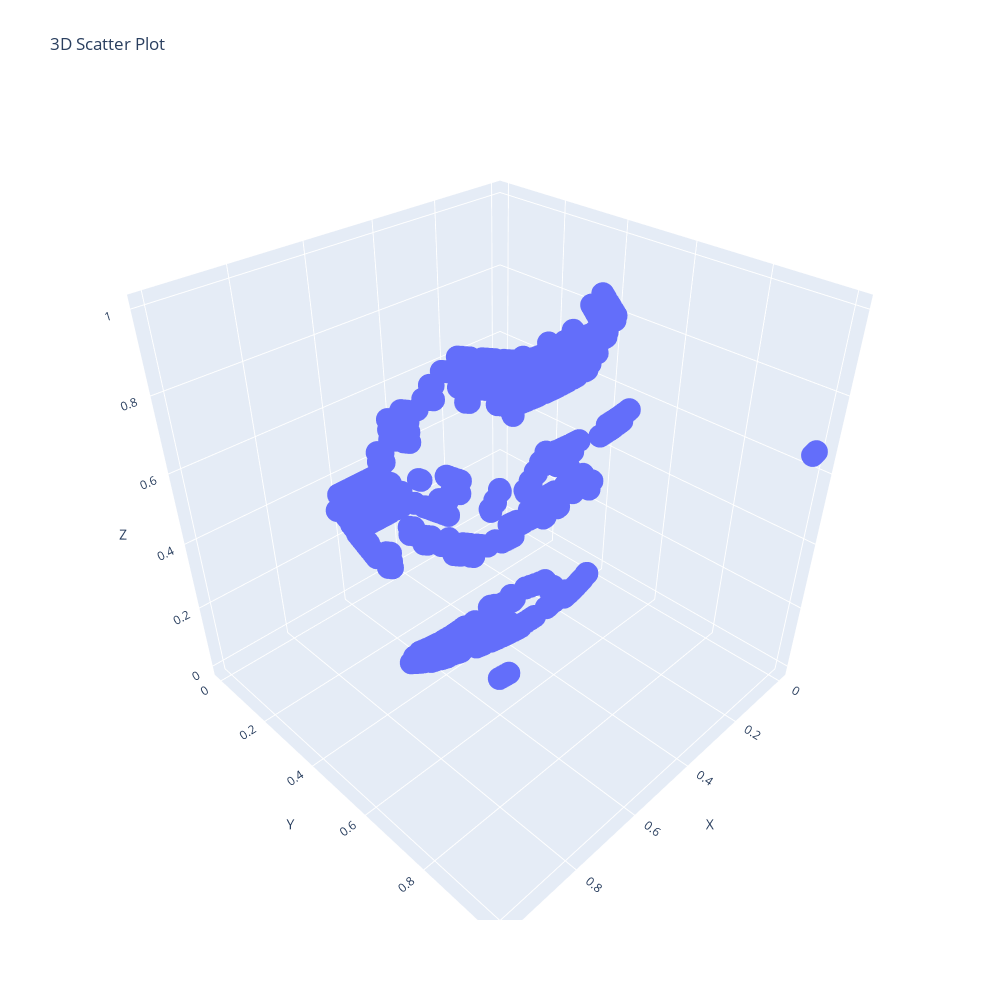

Source (notebook cell):
### Code cell
import plotly.express as px



fig = px.scatter_3d(test[test['공연일'] == '2022-02-04'], x='X', y='Y', z='Z', width=1000, height=1000, 
                     title='3D Scatter Plot', size_max=5)
fig.show()

### Figure 1 — Plotly figure (JSON) as saved in the notebook; plotly's stock layout.template omitted (floating-point values rounded to 4 significant figures; data arrays with more than 128 entries replaced by an {"elided": "..."} marker saying what was removed)
{"data": [{"hovertemplate": "X=%{x}<br>Y=%{y}<br>Z=%{z}<extra></extra>", "legendgroup": "", "marker": {"color": "#636efa", "symbol": "circle"}, "mode": "markers", "name": "", "scene": "scene", "showlegend": false, "type": "scatter3d", "x": {"elided": "1255 float values"}, "y": {"elided": "1255 float values"}, "z": {"elided": "1255 float values"}}], "layout": {"height": 1000, "legend": {"tracegroupgap": 0}, "scene": {"domain": {"x": [0, 1], "y": [0, 1]}, "xaxis": {"title": {"text": "X"}}, "yaxis": {"title": {"text": "Y"}}, "zaxis": {"title": {"text": "Z"}}}, "title": {"text": "3D Scatter Plot"}, "width": 1000}}
